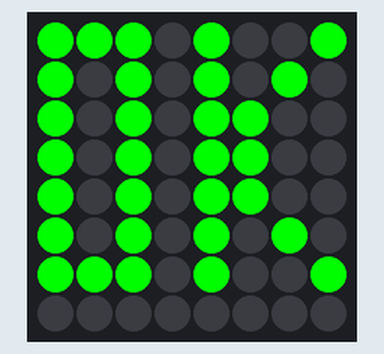
This program was run on a simulated Raspberry Pi (BCM pin numbers) with a Sense HAT. Shown: the Sense HAT's 8×8 RGB LED matrix. At 5.0 s the program stops and its outputs stay as they are.

Above: at 0.1 s.

The program:

OK.py
```python
from time import sleep
from sense_hat import SenseHat
sense = SenseHat()

sense.set_rotation(180)

X = [0, 255, 0]  # Green
O = [0, 0, 0]  # White

question_mark = [
X, X, X, O, X, O, O, X,
X, O, X, O, X, O, X, O,
X, O, X, O, X, X, O, O,
X, O, X, O, X, X, O, O,
X, O, X, O, X, X, O, O,
X, O, X, O, X, O, X, O,
X, X, X, O, X, O, O, X,
O, O, O, O, O, O, O, O
]

sense.set_pixels(question_mark)
sleep(1)
sense.clear(0,0,0)
sleep(1)
sense.set_pixels(question_mark)
sleep(1)
sense.clear(0,0,0)
sleep(1)
sense.set_pixels(question_mark)
sleep(1)
sense.clear(0,0,0)
```
